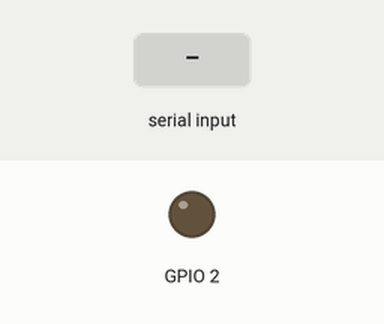
This sketch was run on a simulated ESP32. Parts: output pins drawn as LEDs (lit = HIGH). The inputs (shaded band) are chosen by the test bench. Nothing arrives over Bluetooth unless stated.

Above: at 1.2 s.
1.3 s: "1" received over the second serial link
At 1.7 s:
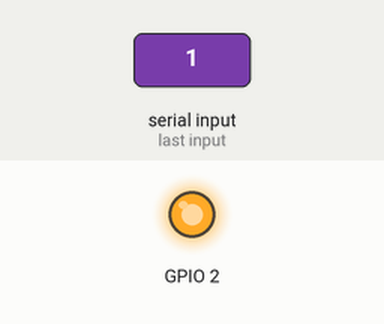
2.8 s: "0" received over the second serial link
At 3.2 s:
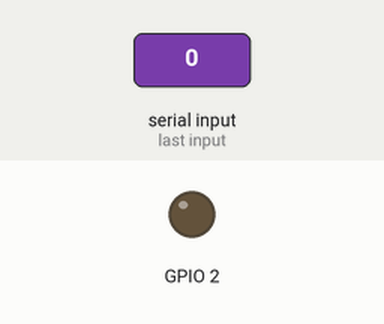
Timing chart, 0 to 5.8 s (numbered marks = the images above; inputs shaded):
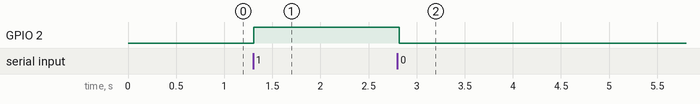

The sketch:

bluetooth.ino
```cpp
#include"BluetoothSerial.h"

BluetoothSerial serialIBT;
char cmd;
void setup() {
  // put your setup code here, to run once:
serialIBT.begin("Esp32-BT");
pinMode(2,OUTPUT);
}

void loop() {
  // put your main code here, to run repeatedly:
if(serialIBT.available()){
  cmd= serialIBT.read();
}
if(cmd=='1'){
  digitalWrite(2,HIGH);
}
if(cmd=='0'){
  digitalWrite(2,LOW);
}
delay(20);
}
```

Measured:
- after the input at 1.3 s, GPIO 2: LOW → HIGH at once
- after the input at 2.8 s, GPIO 2: HIGH → LOW at once
